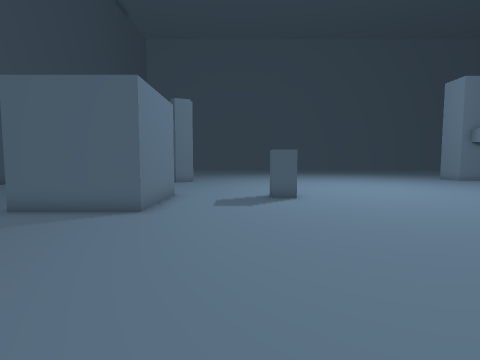
view 1 (above)

22 first-person views from a walk through a Unity game level. The camera is 1.5 m above the floor, tilts 4° down and sees 85° across. The floor is counted in squares, 1 m on a side. Each view is taken from the middle of a square. On the plan, view 1 faces up. The plan holds only what a view shows up to about 14 squares ahead; the rest is blank. The place goes on beyond the plan. The player is left out.

view 2
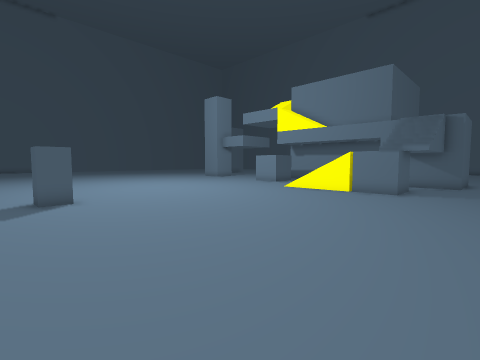

view 3
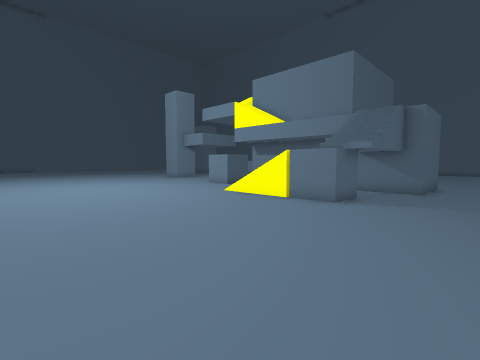

view 4
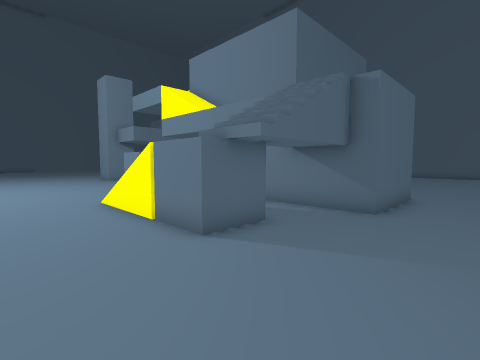

view 5
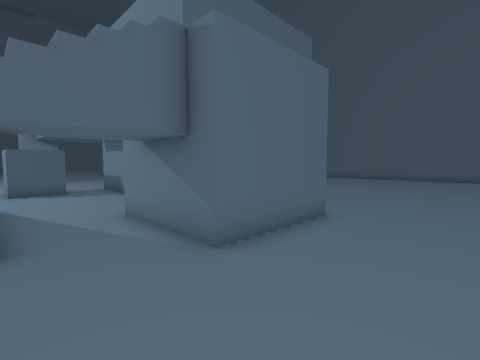

view 6
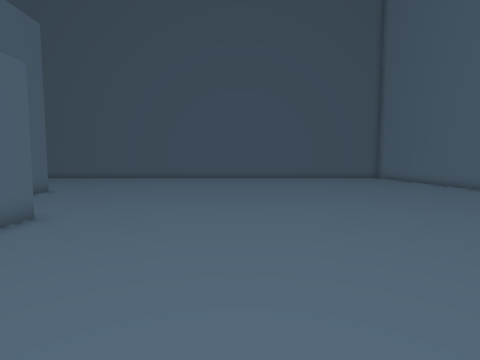

view 7
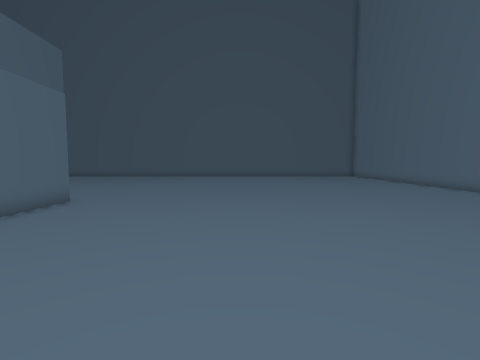

view 8
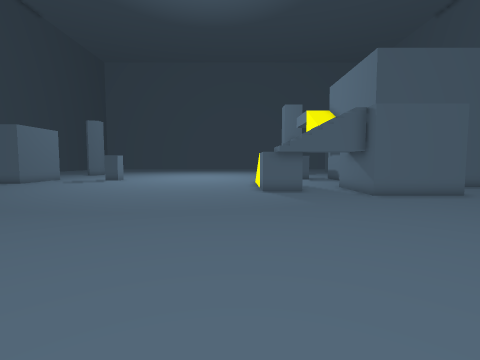

view 9
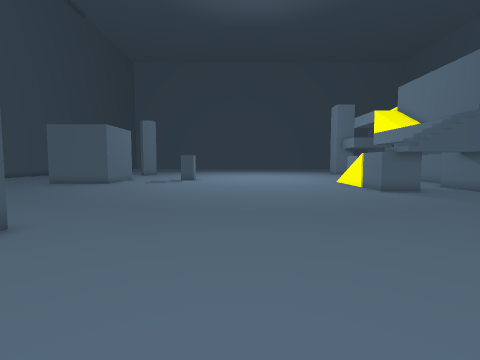

view 10
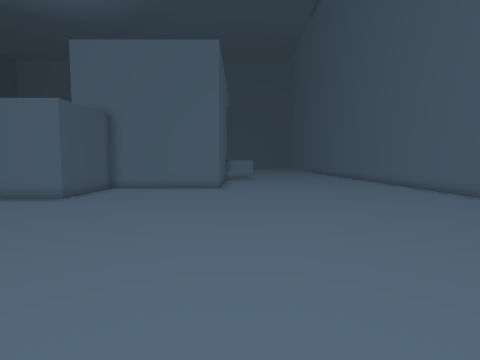

view 11
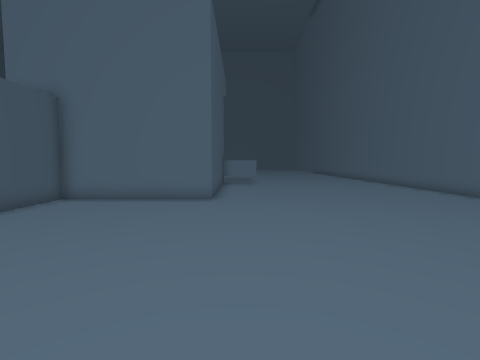

view 12
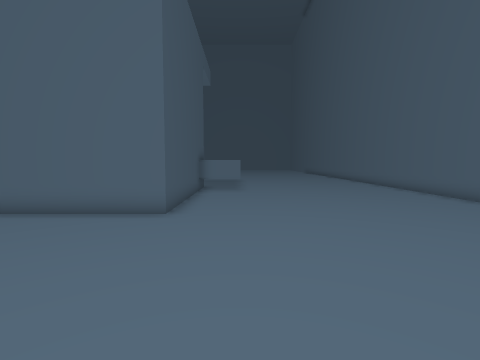

view 13
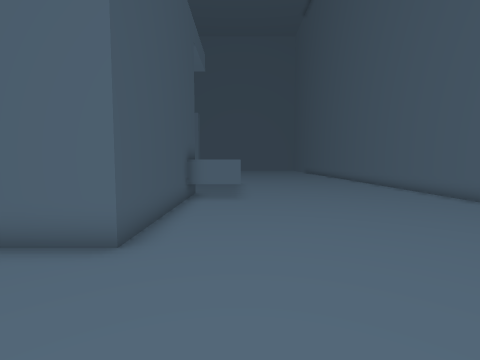

view 14
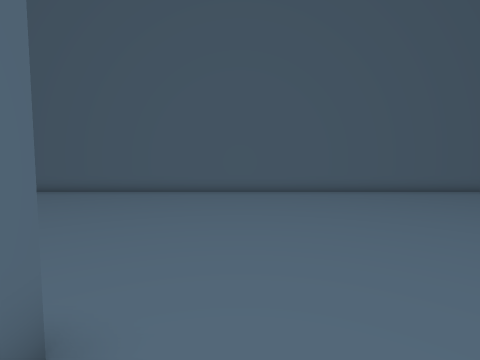

view 15
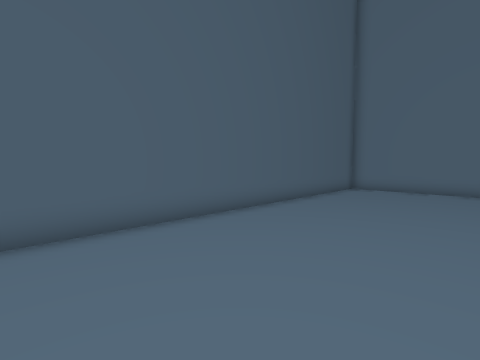

view 16
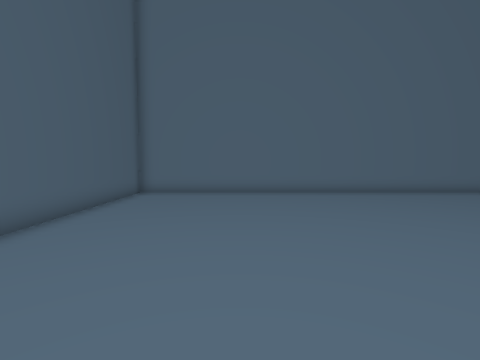

view 17
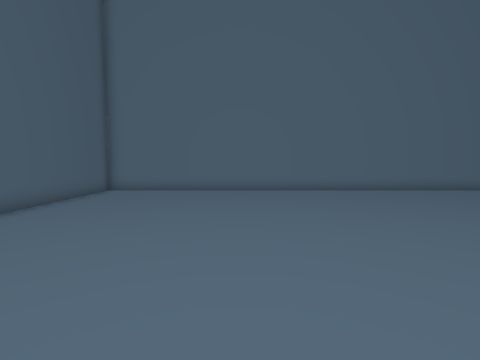

view 18
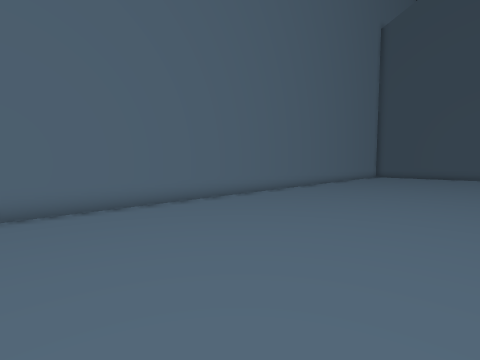

view 19
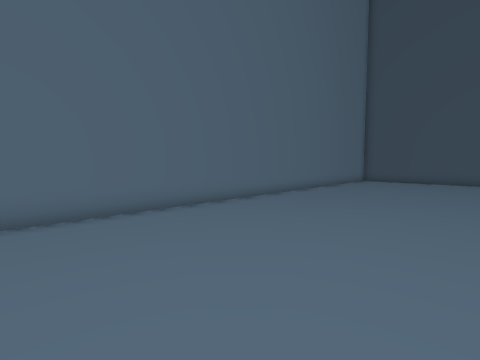

view 20
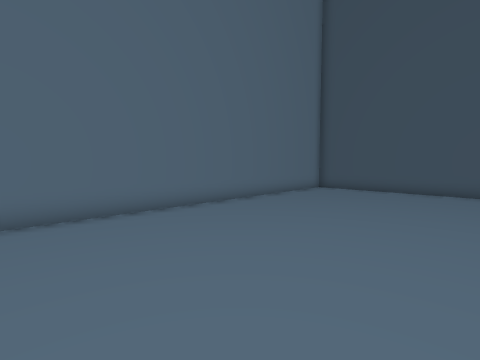

view 21
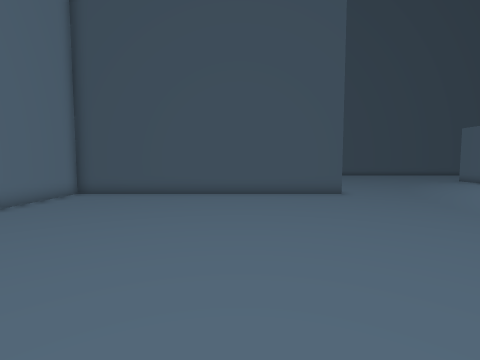

view 22
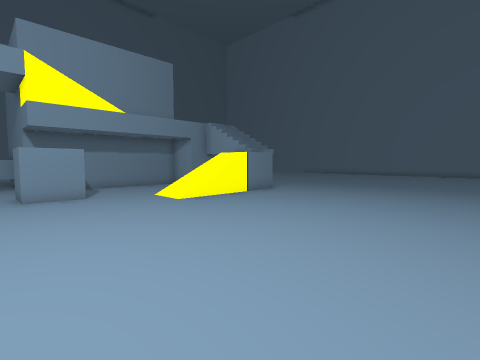

### Floor plan
Key: @ floor where view 1 was taken; # wall or solid block; . floor; / step, stairs or slope; = window, fence, low wall or low ledge; ^ raised ledge; v drop or lower ground; O other object.
Columns run from 7 left of view 1 to 39 right of it. Each row starts with its distance up from view 1.
 15            ............               ........#
 14     ..... .............OOO...^       ^........#
 13     ..... .............O  .OOOO    O ^........#
 12     #....O.............OOO.O       O^^........#
 11     #...OO.................O       O..........#
 10     #......................O       O..........#
  9     #...............///....O       O..........#
  8 #####...............=//....O       O..........#
  7 ....................=//... O       O..........#
  6  ...................v//... OOOOOOOOO..........#
  5   ..................O  ..O   O................#
  4   ..................O# ..O   O................#
  3   ...................#O..O   O................#
  2   .......................OOOOO................#
  1    ...........................................#
  0     ...@......................................#
 -1      .........................................#
 -2       ........................................#
 -3       ........................................#
 -4        #......................................#
 -5        ##.....................................#
 -6         #.....................................#
 -7         #.....................................#
 -8         #.....................................#
 -9         #.....................................#
-10         #.....................................#
-11         #.....................................#
-12         #.....................................#
-13         #.....................................#
-14         #.....................................#
-15         #.....................................#
-16         #.....................................#
-17         #######################################

Where each view was taken, in squares from view 1:
view 1: 0 up, 0 right, facing up
view 2: 0 up, 0 right, facing up-right
view 3: 1 down, 4 right, facing up-right
view 4: 1 down, 10 right, facing up-right
view 5: 2 down, 15 right, facing up-right
view 6: 4 down, 15 right, facing right
view 7: 5 down, 12 right, facing right
view 8: 10 down, 12 right, facing up
view 9: 10 down, 6 right, facing up
view 10: 9 down, 29 right, facing up
view 11: 5 down, 29 right, facing up
view 12: 2 down, 30 right, facing up
view 13: 1 up, 30 right, facing up
view 14: 4 up, 26 right, facing right
view 15: 2 down, 33 right, facing down-right
view 16: 4 down, 34 right, facing down
view 17: 3 down, 32 right, facing down
view 18: 8 down, 28 right, facing down-left
view 19: 9 down, 22 right, facing down-left
view 20: 9 down, 15 right, facing down-left
view 21: 9 down, 13 right, facing left
view 22: 15 up, 4 right, facing down-right
